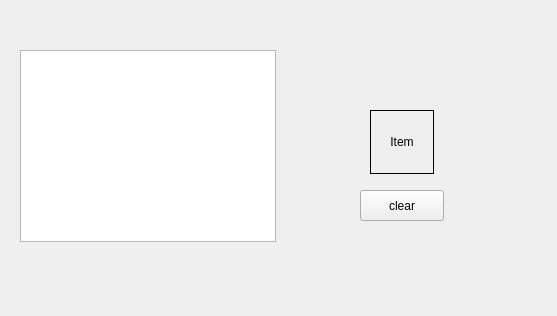
<?xml version="1.0" encoding="UTF-8"?>
<ui version="4.0">
 <class>Inventory_widget</class>
 <widget class="QWidget" name="Inventory_widget">
  <property name="geometry">
   <rect>
    <x>0</x>
    <y>0</y>
    <width>557</width>
    <height>316</height>
   </rect>
  </property>
  <property name="windowTitle">
   <string>Form</string>
  </property>
  <widget class="Table_widget" name="tableWidget">
   <property name="geometry">
    <rect>
     <x>20</x>
     <y>50</y>
     <width>256</width>
     <height>192</height>
    </rect>
   </property>
  </widget>
  <widget class="Item_widget" name="label">
   <property name="geometry">
    <rect>
     <x>370</x>
     <y>110</y>
     <width>64</width>
     <height>64</height>
    </rect>
   </property>
   <property name="frameShape">
    <enum>QFrame::Box</enum>
   </property>
   <property name="text">
    <string>Item</string>
   </property>
   <property name="alignment">
    <set>Qt::AlignCenter</set>
   </property>
  </widget>
  <widget class="QPushButton" name="btn_clear">
   <property name="geometry">
    <rect>
     <x>360</x>
     <y>190</y>
     <width>84</width>
     <height>31</height>
    </rect>
   </property>
   <property name="text">
    <string>clear</string>
   </property>
  </widget>
 </widget>
 <customwidgets>
  <customwidget>
   <class>Table_widget</class>
   <extends>QTableWidget</extends>
   <header>table_widget.hpp</header>
   <container>1</container>
  </customwidget>
  <customwidget>
   <class>Item_widget</class>
   <extends>QLabel</extends>
   <header>item_widget.hpp</header>
  </customwidget>
 </customwidgets>
 <resources/>
 <connections/>
</ui>
